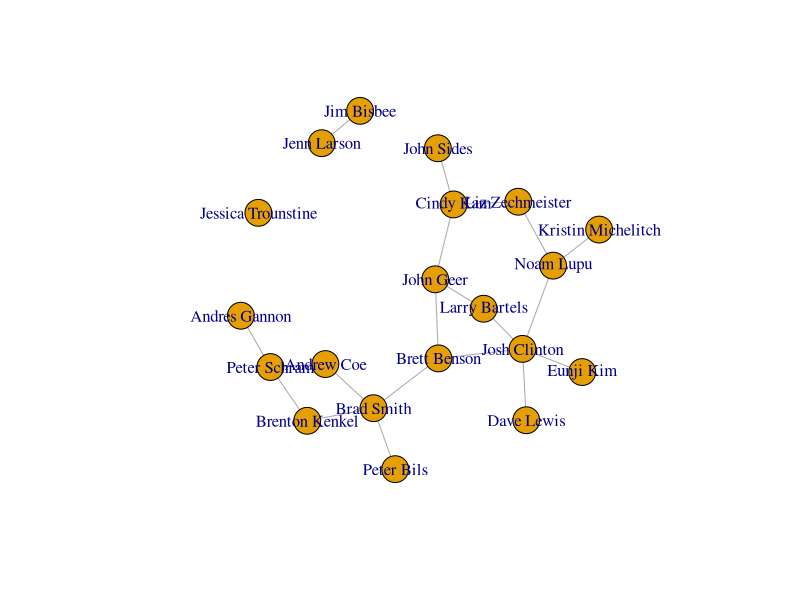

Here is the R script that generated this plot:
library(igraph)

df <- read.csv('vu_psci_coauthors_2022.csv')

nw <- graph_from_data_frame(df, directed = FALSE)

# Which node has the highest degree?
## John Clinton, degree 5

degree(nw)

# Which node has the highest eigenvector centrality?
## Brett Benson, eigenvector centrality 0.8402173
# Which node has the second highest eigenvector centrality?
## John Geer, 0.6888023

eigen_centrality(nw)$vector

# What is the length of the shortest path between Kenkel and Coe?
## 2
# What is the length of the shortest path between Schram and Kam?
## 5

distmat <- distances(nw)

# What do the infs in the distance matrix for the Bisbee and the Larson rows mean?
## There is no path between them.

# How many components are there in this network?
## 2 components

components (nw)

# What is the diameter of the largest component of this network?
## 7

diameter(nw)

# What code would you use if you wanted to add one of the professors who 
# joined Vanderbilt’s faculty after 2022, for instance Jessica Trounstine?
# Add a Jessica Trounstine node and make a visualization of the resulting network.

nw_updated <- add_vertices(nw, 1, name = 'Jessica Trounstine')
plot(nw_updated)